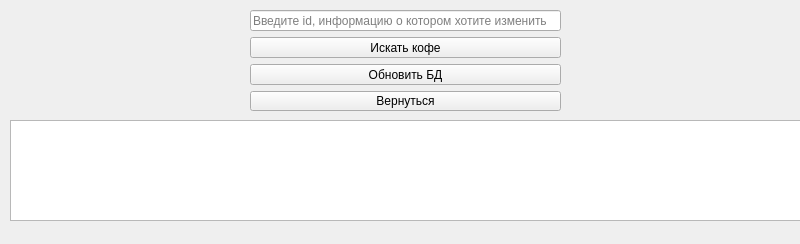
<?xml version="1.0" encoding="UTF-8"?>
<ui version="4.0">
 <class>Form</class>
 <widget class="QWidget" name="Form">
  <property name="geometry">
   <rect>
    <x>0</x>
    <y>0</y>
    <width>800</width>
    <height>244</height>
   </rect>
  </property>
  <property name="windowTitle">
   <string>Form</string>
  </property>
  <widget class="QTableWidget" name="tableWidget">
   <property name="geometry">
    <rect>
     <x>10</x>
     <y>120</y>
     <width>791</width>
     <height>101</height>
    </rect>
   </property>
  </widget>
  <widget class="QWidget" name="verticalLayoutWidget">
   <property name="geometry">
    <rect>
     <x>250</x>
     <y>10</y>
     <width>311</width>
     <height>101</height>
    </rect>
   </property>
   <layout class="QVBoxLayout" name="verticalLayout">
    <item>
     <widget class="QLineEdit" name="lineEdit">
      <property name="placeholderText">
       <string>Введите id, информацию о котором хотите изменить</string>
      </property>
     </widget>
    </item>
    <item>
     <widget class="QPushButton" name="pushButton_2">
      <property name="text">
       <string>Искать кофе</string>
      </property>
     </widget>
    </item>
    <item>
     <widget class="QPushButton" name="pushButton">
      <property name="text">
       <string>Обновить БД</string>
      </property>
     </widget>
    </item>
    <item>
     <widget class="QPushButton" name="pushButton_3">
      <property name="text">
       <string>Вернуться</string>
      </property>
     </widget>
    </item>
   </layout>
  </widget>
 </widget>
 <resources/>
 <connections/>
</ui>
